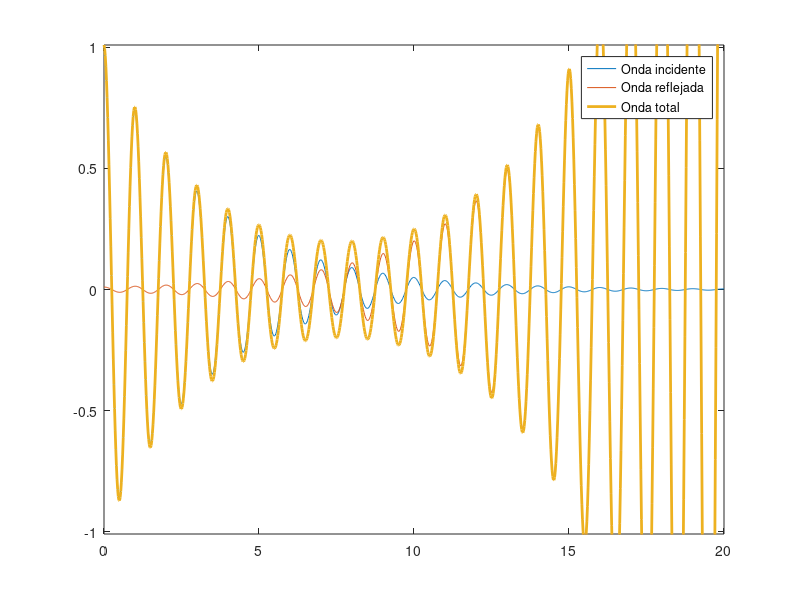

The MATLAB source for this figure:
clc;
A1 = 1;
A2 = 0.01;
omega = 2*pi;
beta = 2*pi;
lambda = 1;
z = linspace(0,20,1000);
t = linspace(0,4,200);
alpha = 0.3; 

for n = 1:length(t)
    Vi = A1 * exp(-alpha * z) .* cos(omega * t(n) - beta * z);
    Vr = A2 * exp(alpha * z) .* cos(omega * t(n) + beta * z);
    Vt = Vi + Vr;
    plot(z, Vi);
    hold on
    plot(z,Vr)
    plot(z,Vt,'LineWidth',2)
    axis([z(1) z(end) -(A1 + A2) (A1 + A2)])
    hold off
    legend('Onda incidente','Onda reflejada','Onda total')
    pause(0.01)
end